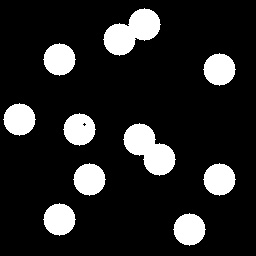
%> input picture lab_3/circles.tif, 256 x 256 px
$ octave ShrinkObjects.m   (GNU Octave 9; MATLAB toolbox functions it lacks are replaced by stand-ins)
%> lines starting %> are read from the running program, lines starting %| are printed output that depends on the picture; in (x1, y1, x2, y2) boxes, pixels count from 0 and x2, y2 are one past the last pixel; in counts of white or black regions, pixels touching at a corner belong together; the program's own positions count from 1
ImC = imread('circles.tif');
%> ImC: size 256x256 logical; 14.5% white; 10 white regions, largest, box (x1, y1, x2, y2) and area: (103, 8, 161, 56) 1570, (123, 123, 176, 176) 1557, (43, 43, 76, 76) 797
SE4 = [0 1 0;
    1 1 1;
    0 1 0];
SE8 = [1 1 1;
    1 1 1;
    1 1 1];
ImE = ImC;
for k=1:4
    ImE = imerode(ImE, SE4);
    ImE = imerode(ImE, SE8);
end
%> this loop made 4 passes
%> pass 1, `ImE = imerode(ImE, SE4);`:
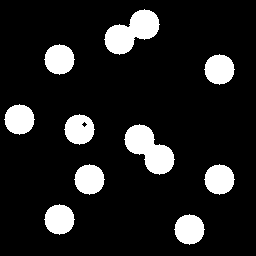
%> ImE: size 256x256 logical; 12.9% white; 10 white regions, largest, box (x1, y1, x2, y2) and area: (104, 9, 160, 55) 1416, (124, 124, 175, 175) 1407, (44, 44, 75, 75) 709
%> pass 1, `ImE = imerode(ImE, SE8);`:
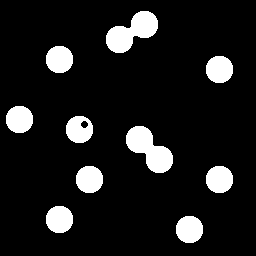
%> ImE: size 256x256 logical; 10.9% white; 10 white regions, largest, box (x1, y1, x2, y2) and area: (106, 11, 158, 53) 1208, (126, 126, 173, 173) 1207, (46, 46, 73, 73) 593
%> pass 2, `ImE = imerode(ImE, SE8);`:
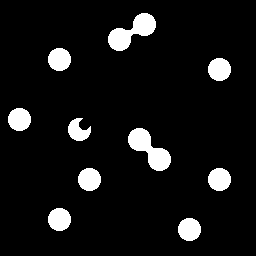
%> ImE: size 256x256 logical; 7.7% white; 10 white regions, largest, box (x1, y1, x2, y2) and area: (128, 128, 171, 171) 893, (108, 13, 156, 51) 882, (48, 48, 71, 71) 421
%> after the loop:
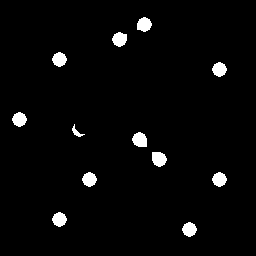
%> ImE: size 256x256 logical; 2.9% white; 12 white regions, largest, box (x1, y1, x2, y2) and area: (132, 132, 147, 147) 177, (152, 152, 167, 167) 177, (137, 17, 152, 32) 167
ImS = bwmorph(ImC,'shrink',4);
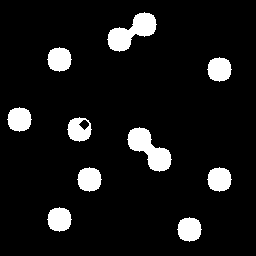
%> ImS: size 256x256 logical; 8.6% white; 10 white regions, largest, box (x1, y1, x2, y2) and area: (127, 127, 172, 172) 981, (107, 12, 157, 52) 978, (47, 47, 72, 72) 469
figure(1)
colormap(gray(256))
subplot(2,3,1), imagesc(ImC);
axis image; title('Circles');
subplot(2,3,2), imagesc(ImE);
axis image; title('ImE');
subplot(2,3,3), imagesc(ImS);
axis image; title('ImS');

ImC_filled = imfill(ImC,'holes');

ImC_filled_shrunk = bwmorph(ImC_filled,'shrink',Inf);
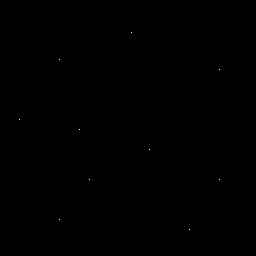
%> ImC_filled_shrunk: size 256x256 logical; 0.02% white in thin lines or dots, all inside (x1, y1, x2, y2) = (19, 32, 220, 230)

ImC_filled_eroded = ImC_filled;
for k=1:4
    ImC_filled_eroded = imerode(ImC_filled_eroded,SE4);
    ImC_filled_eroded = imerode(ImC_filled_eroded,SE8);
end
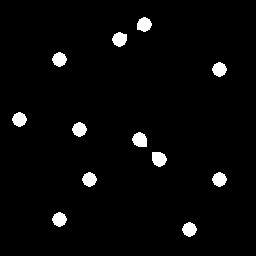
%> ImC_filled_eroded: size 256x256 logical; 3% white; 12 white regions, largest, box (x1, y1, x2, y2) and area: (132, 132, 147, 147) 177, (152, 152, 167, 167) 177, (137, 17, 152, 32) 167
ImC_filled_eroded_shrunk = bwmorph(ImC_filled_eroded,'shrink',Inf);
%> ImC_filled_eroded_shrunk: size 256x256 logical; 0.02% white in thin lines or dots, all inside (x1, y1, x2, y2) = (19, 24, 220, 230)

num_circles_filled_shrunk = sum(ImC_filled_shrunk(:));
%> num_circles_filled_shrunk = 10
disp(['Number of circles (filled shrunk) = ' num2str(num_circles_filled_shrunk)]);
%| Number of circles (filled shrunk) = 10

num_circles_filled_eroded_shrunk = sum(ImC_filled_eroded_shrunk(:));
%> num_circles_filled_eroded_shrunk = 12
disp(['Number of circles (filled eroded shrunk) = ' num2str(num_circles_filled_eroded_shrunk)]);
%| Number of circles (filled eroded shrunk) = 12

subplot(2,3,4), imagesc(ImC_filled);
axis image; title('ImC filled');
subplot(2,3,5), imagesc(ImC_filled_shrunk);
axis image; title('ImC filled-shrunk');
subplot(2,3,6), imagesc(ImC_filled_eroded_shrunk);
axis image; title('ImC filled-eroded-shrunk');
